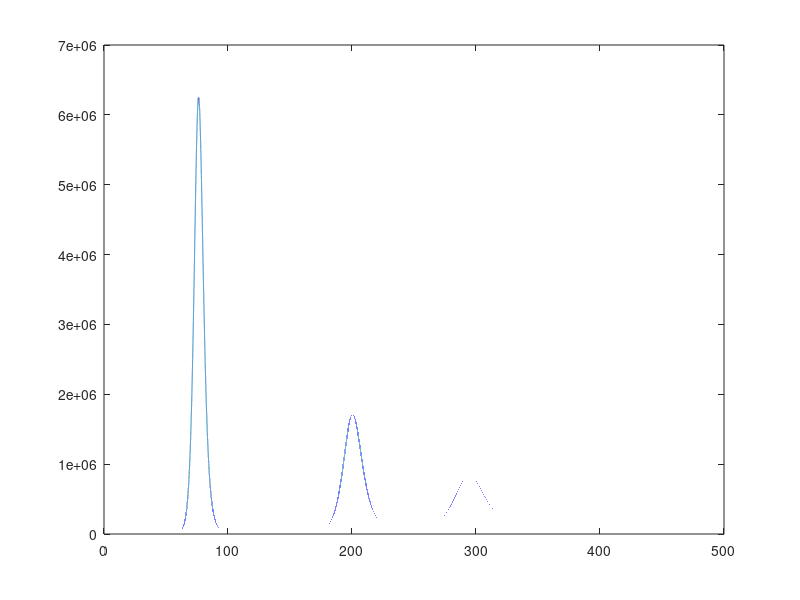

Reproduce this figure in MATLAB.
% WIth timed drug

tn = 20*24; % hours
t0 = 0;  % initial time
h  = 0.001; 

t = t0:h:tn;

nt = length(t);

T  = zeros(nt,1);
TE = zeros(nt,1);
I  = zeros(nt,1);
V  = zeros(nt,1);


% Initial conditions
T(1)  = 10^(6);
TE(1) = 0;
I(1) = 0;
V(1) = 10^(-6);

% Parameters
phi = 0.8;
deltaE = 0.7;
b = 0.01;
k = 2.4*10^(-8);
lambda = 10^(4);
d = 0.01;
c = 23;
delta = 1;
p = 4000;

% x(1) = target cells (T)
% x(2) = infected sensitive (Is)


for i = 1:nt-1
    
 
    T(i+1)  = T(i)  + h*( lambda - d*T(i) - k*V(i)*T(i) + b*TE(i) );
    TE(i+1) = TE(i) + h*( k*V(i)*T(i) - (b + phi + delta)*TE(i) );
    I(i+1)  = I(i)  + h*( phi*TE(i) - delta*I(i) );
    V(i+1)  = V(i)  + h*( p*I(i) - c*V(i) );

end

    
%plot(t,T, t, Is, t, Ir, 'LineWidth', 1.2)
%hold on

plot(t, V)
